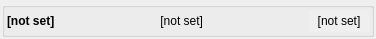
<?xml version="1.0" encoding="UTF-8"?>
<ui version="4.0">
 <class>ReadOnlyValueClass</class>
 <widget class="QWidget" name="ReadOnlyValueClass">
  <property name="geometry">
   <rect>
    <x>0</x>
    <y>0</y>
    <width>376</width>
    <height>39</height>
   </rect>
  </property>
  <property name="windowTitle">
   <string>ReadOnlyValue</string>
  </property>
  <layout class="QVBoxLayout" name="verticalLayout">
   <property name="leftMargin">
    <number>2</number>
   </property>
   <property name="topMargin">
    <number>2</number>
   </property>
   <property name="rightMargin">
    <number>2</number>
   </property>
   <property name="bottomMargin">
    <number>2</number>
   </property>
   <item>
    <widget class="QGroupBox" name="groupBox">
     <property name="title">
      <string/>
     </property>
     <layout class="QHBoxLayout" name="horizontalLayout">
      <property name="leftMargin">
       <number>2</number>
      </property>
      <property name="topMargin">
       <number>2</number>
      </property>
      <property name="rightMargin">
       <number>2</number>
      </property>
      <property name="bottomMargin">
       <number>2</number>
      </property>
      <item>
       <widget class="QLabel" name="labelDescription">
        <property name="minimumSize">
         <size>
          <width>120</width>
          <height>0</height>
         </size>
        </property>
        <property name="maximumSize">
         <size>
          <width>120</width>
          <height>16777215</height>
         </size>
        </property>
        <property name="font">
         <font>
          <bold>true</bold>
         </font>
        </property>
        <property name="text">
         <string>[not set]</string>
        </property>
       </widget>
      </item>
      <item>
       <widget class="QLabel" name="labelValueRead">
        <property name="minimumSize">
         <size>
          <width>70</width>
          <height>0</height>
         </size>
        </property>
        <property name="maximumSize">
         <size>
          <width>70</width>
          <height>16777215</height>
         </size>
        </property>
        <property name="text">
         <string>[not set]</string>
        </property>
        <property name="alignment">
         <set>Qt::AlignRight|Qt::AlignTrailing|Qt::AlignVCenter</set>
        </property>
       </widget>
      </item>
      <item>
       <spacer name="horizontalSpacer">
        <property name="orientation">
         <enum>Qt::Horizontal</enum>
        </property>
        <property name="sizeHint" stdset="0">
         <size>
          <width>88</width>
          <height>20</height>
         </size>
        </property>
       </spacer>
      </item>
      <item>
       <widget class="QLabel" name="labelIsOnline">
        <property name="minimumSize">
         <size>
          <width>60</width>
          <height>0</height>
         </size>
        </property>
        <property name="maximumSize">
         <size>
          <width>60</width>
          <height>16777215</height>
         </size>
        </property>
        <property name="autoFillBackground">
         <bool>true</bool>
        </property>
        <property name="text">
         <string>[not set]</string>
        </property>
        <property name="alignment">
         <set>Qt::AlignCenter</set>
        </property>
       </widget>
      </item>
     </layout>
    </widget>
   </item>
  </layout>
 </widget>
 <layoutdefault spacing="6" margin="11"/>
 <resources/>
 <connections/>
</ui>
